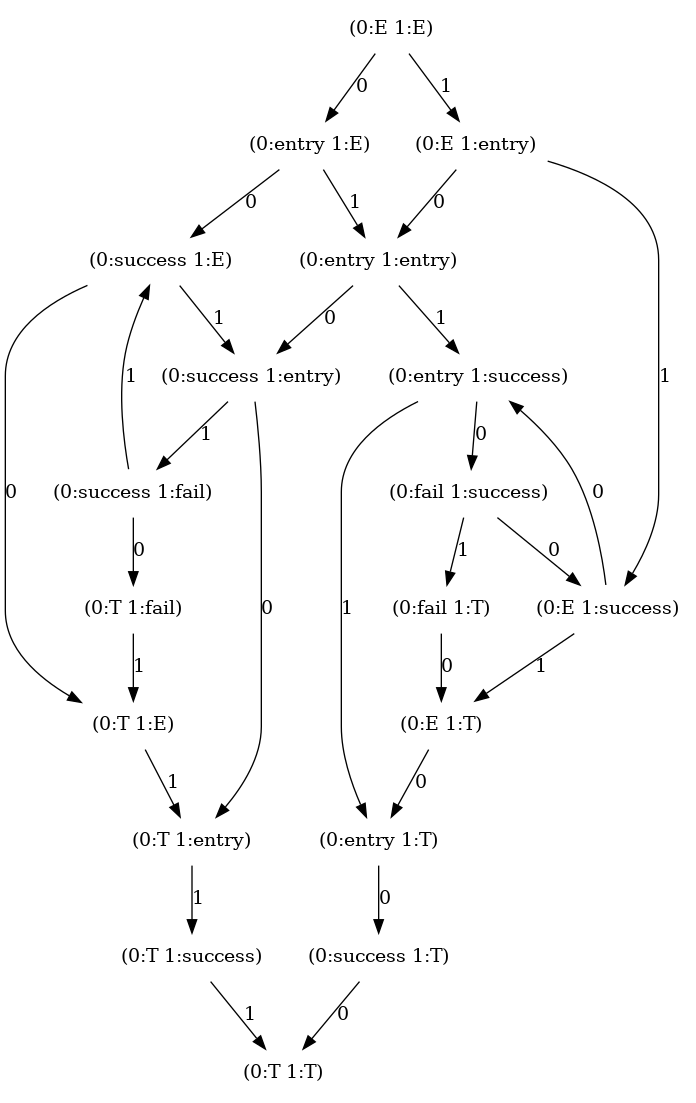

Source code (Python):
import itertools

from race2.abstract import (
    ProcessGenerator,
    Execution,
    ProcessID,
    Visitor,
)
from race2.util.graphviz import graphviz
from race2_examples.util import DB


def main():
    def factory() -> Execution:
        database: DB = DB()

        ctr = itertools.count()

        def handle_terminate(id: ProcessID) -> None:
            """
            This function exists to ensure that we do not create unnecessary labels for new
            processes, if we can we immediately rename any additional processes into
            one of the first two processes. This ensures that the state space doesn't grow infinitely.
            """
            if id not in [first_proc_id, second_proc_id]:
                return
            if next_avail := [
                x
                for x in rtn.available_processes
                if x not in [first_proc_id, second_proc_id]
            ]:
                rtn.rename_process(next_avail[0], id)

        def thread_fun(lock_id: int) -> ProcessGenerator:
            yield "entry"
            if not database.compare_and_swap("1", None, lock_id):
                yield "fail"
                # this needs to be at the end of the function, you can think of this as an implementation of
                # tail recursion, i.e. that the termination of one process needs to be in sync with a creation of another
                # if that's not the case we will get a runaway number of processes
                new_id = next(ctr)
                rtn.add_process(
                    new_id,
                    thread_fun(new_id),
                    handle_terminate=handle_terminate,
                )
            else:
                yield "success"
                assert database.compare_and_swap(
                    "1",
                    lock_id,
                    None,
                )

        rtn = Execution()
        first_proc_id = next(ctr)
        rtn.add_process(
            ProcessID(first_proc_id),
            thread_fun(first_proc_id),
            handle_terminate=handle_terminate,
        )
        second_proc_id = next(ctr)
        rtn.add_process(
            ProcessID(second_proc_id),
            thread_fun(second_proc_id),
            handle_terminate=handle_terminate,
        )
        return rtn

    vis = Visitor(factory)
    vis.next()

    graphviz(
        vis,
        filename="self_retry",
    )


if __name__ == "__main__":
    main()
